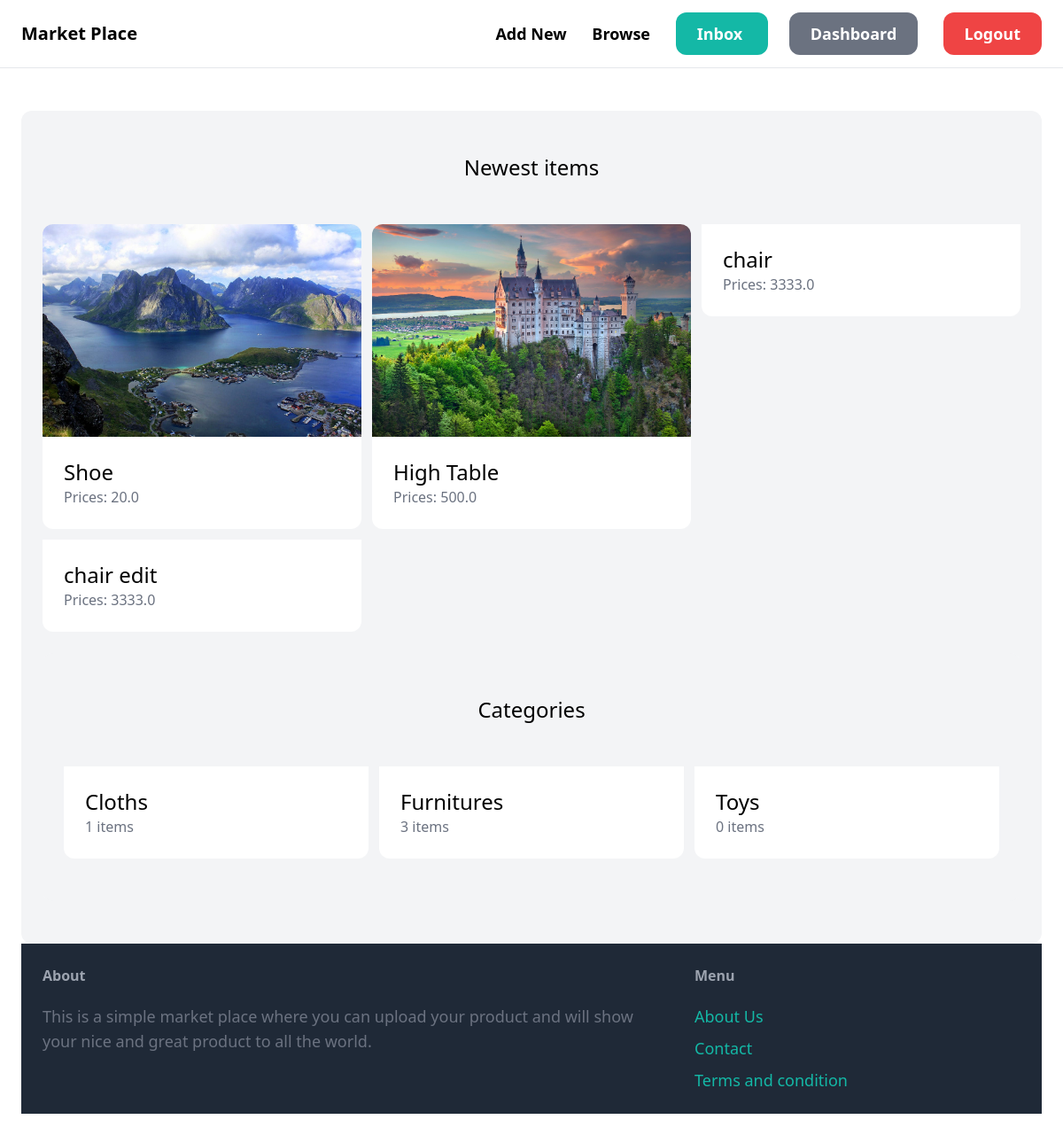
Before: / (signed in) with the older database file.
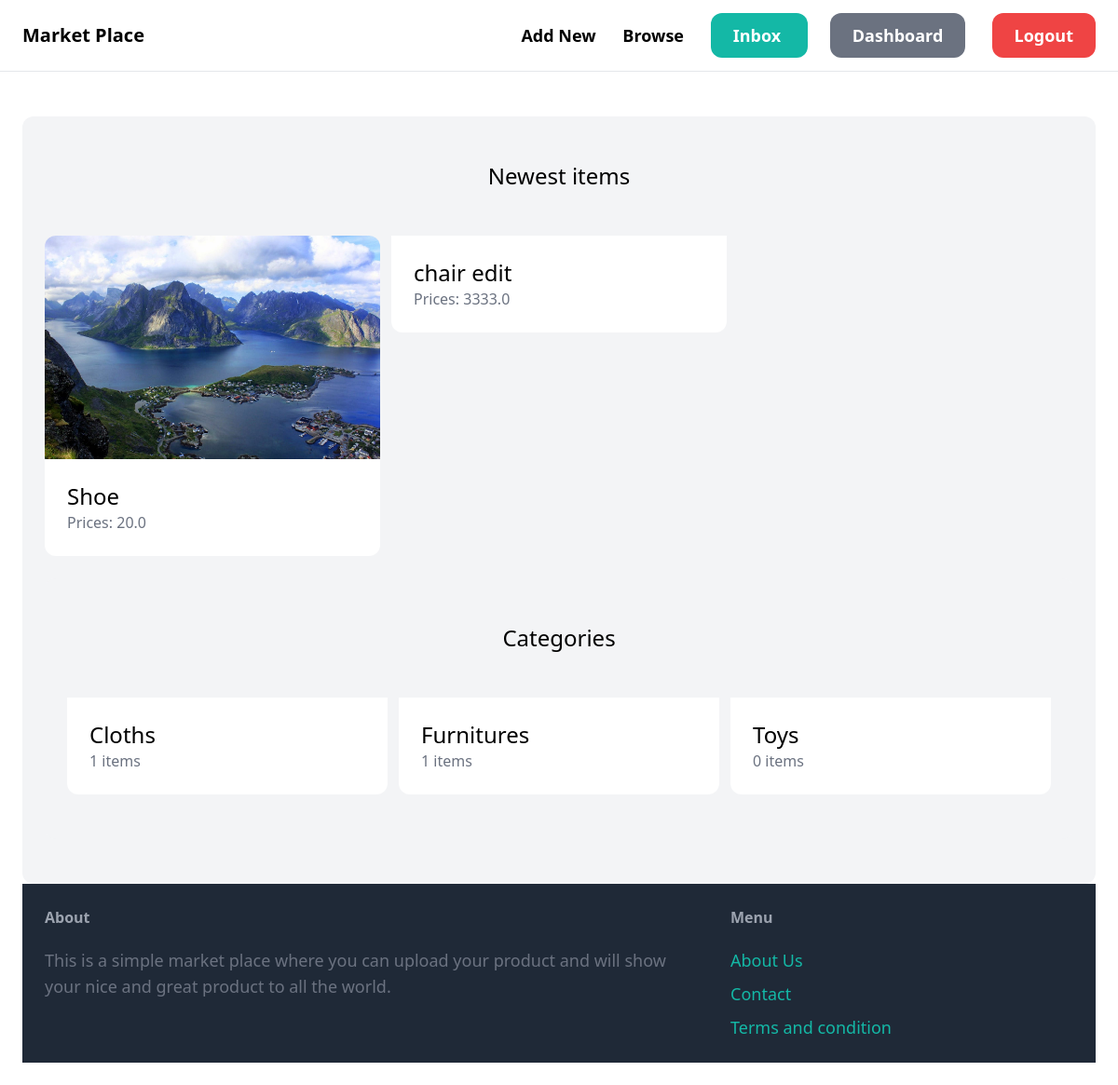
After: the same page with the newer database file.
### item/models.py (models this page shows, shortened)
class Item(models.Model):
    category=models.ForeignKey(Category, related_name='items', on_delete=models.CASCADE)
    name =models.CharField(max_length=200)
    description=models.TextField(max_length=255)
    price=models.FloatField()
    image=models.ImageField(upload_to='items_image', blank=True, null=True)
    is_sold=models.BooleanField(default=False)
    created_by= models.ForeignKey(User, related_name='items', on_delete=models.CASCADE)
    created_at=models.DateTimeField(auto_now_add=True)

class Category(models.Model):
    name=models.CharField(max_length=200)
    class Meta:
        ordering=('name', )
        verbose_name_plural='Categories'

### core/views.py (the view)
# urls.py: path('', views.index, name='index'),
@login_required
def index(request):
    items=Item.objects.filter(is_sold=False)[0:6]
    categories=Category.objects.all()
    return render(request, 'core/index.html', {
        'categories':categories,
        'items': items,
    })

### core/templates/core/index.html (shortened to what this page needs)
{% extends 'core/base.html' %}
{% block content %}
<div class="mt-6 px-6 py-12 bg-gray-100 rounded-xl">
    <h2 class="mb-12 text-2xl text-center ">Newest items </h2>
    <div class="grid grid-cols-3 gap-3">
        {% for item in items %}
            <div>
                <a href="{% url 'item:details' item.id %}">
                    <div>
                        <img src="{{item.image.url }}" class="rounded-t-xl" alt="">
                    </div>
                    <div class="p-6 bg-white rounded-b-xl">
                        <h2 class="text-2xl">{{item.name}}</h2>
                        <p class="text-gray-500">Prices: {{item.price}}</p>
                    </div>
                </a>
            </div>
        {% endfor %}
    </div>
    <div class="mt-6 px-6 py-12 bg-gray-100 rounded-xl">
        <h2 class="mb-12 text-2xl text-center ">Categories </h2>
        <div class="grid grid-cols-3 gap-3">
            {% for category in categories %}
                <div>
                    <a href="#">
                        <div class="p-6 bg-white rounded-b-xl">
                            <h2 class="text-2xl">{{category.name}}</h2>
                            <p class="text-gray-500">{{ category.items.count}} items</p>
                        </div>
                    </a>
                </div>
            {% endfor %}
        </div>
    </div>
{% endblock %}

### core/templates/core/base.html (shortened to what this page needs)
<!DOCTYPE html>
<html lang="en">
<head>
    <script src="https://cdn.tailwindcss.com"></script>
</head>
<body>
    <nav class="py-6 px-6 flex justify-between items-center border-b border-gray-200">
        <a href="/" class="text-xl font-semibold">Market Place </a>
        <div class="space-x-6">
            <a href="{% url 'item:NewItem' %}" class="text-lg font-semibold hover:text-gray-500 ">Add New </a>
            <a href="{% url 'item:items' %}" class="text-lg font-semibold hover:text-gray-500 ">Browse </a>
            {% if request.user.is_authenticated %}
            <a href="{% url 'conversation:inbox'  %}" class="px-6 py-3 text-lg font-semibold bg-teal-500 text-white rounded-xl hover:bg-teal-700 ">Inbox </a>
            <a href="{% url 'dashboard:index' %}" class="px-6 py-3 text-lg font-semibold bg-gray-500 text-white rounded-xl hover:bg-gray-700 ">Dashboard</a>
            <a href="{% url 'core:logout' %}" class="px-6 py-3 text-lg font-semibold bg-red-500 text-white rounded-xl hover:bg-gray-700 ">Logout</a>
            {% else %}
                <a href="{% url 'core:signup' %}" class="px-6 py-3 text-lg font-semibold bg-teal-500 text-white rounded-xl hover:bg-teal-700 ">Sign up</a>
                <a href="{% url 'core:login' %}" class="px-6 py-3 text-lg font-semibold bg-gray-500 text-white rounded-xl hover:bg-gray-700 ">Log in </a>
            {% endif %}
        </div>
    </nav>
    <div class="px-6 py-6">
    {% block content %} {% endblock %}
    </div>
    <footer class="py-6 px-6 flex justify-between bg-gray-800">
        <div class="w-2/3 pr-10">
            <h3 class="mb-5 font-semibold text-gray-400">About </h3>
            <p class="text-lg text-gray-500">This is a simple market place where you can upload your product and will show your nice and great product to all the world. </p>
        </div>
        <div class="w-1/3">
                <h3 class="mb-5 font-semibold text-gray-400">Menu</h3>
                <ul class="space-y-2">
                    <li><a href="#" class="text-lg text-teal-500 hover:text-teal-700">About Us</a></li>
                    <li><a href="{% url 'core:contact' %}" class="text-lg text-teal-500 hover:text-teal-700"> Contact </a></li>
                    <li><a href="#" class="text-lg text-teal-500 hover:text-teal-700">Terms and condition </a></li>
                </ul>
        </div>
    </footer>
</body>
</html>

Changed rows visible on the page:
removed Item: image (picture), name "High Table", price "500.0"
removed Item: name "chair", price "3333.0"
computed for Category "Furnitures": items.count "3" → "1"
